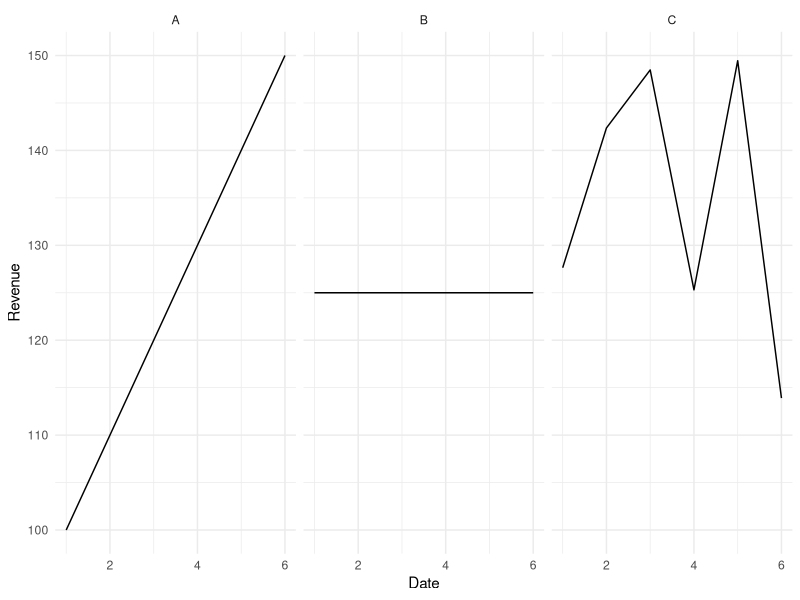
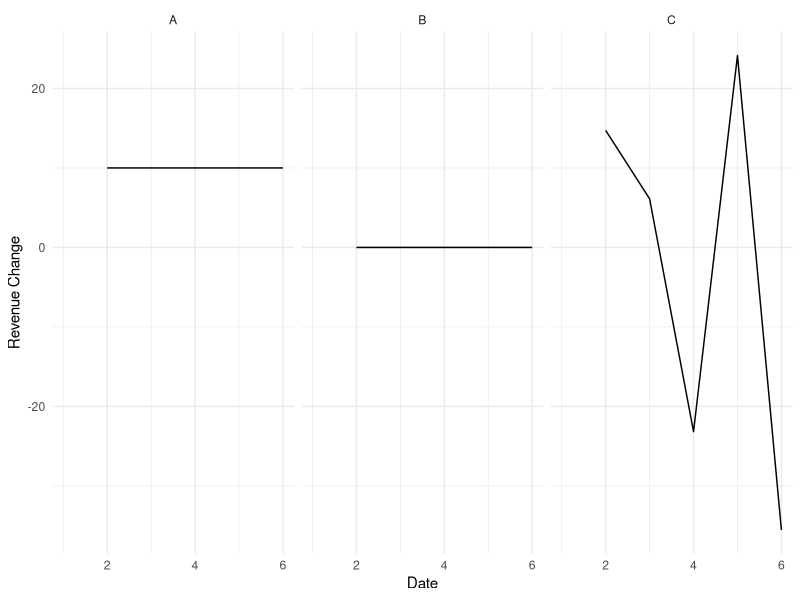

Here is the R script that generated these plots, in order:
## ---- chunk 1
library(ggplot2)
library(forecast)
library(magrittr)
set.seed = 1
## ---- chunk 2
A <- c(100,110,120,130,140,150) %>% data.frame(Date = zoo::index(.), 
                                               Revenue = ., 
                                               Company = "A")

B <- c(125,125,125,125,125,125) %>% data.frame(Date = zoo::index(.), 
                                               Revenue = ., 
                                               Company = "B")

C <- runif(6, min = 100, max = 150) %>% data.frame(Date = zoo::index(.), 
                                                  Revenue = ., 
                                                  Company = "C")

company <- rbind(A, B, C)
## ---- chunk 3
ggplot(company, aes(x = Date, y = Revenue)) +
        geom_line() +
        facet_grid(. ~ Company) +
        theme_minimal()
## ---- chunk 4
data.frame(A = round(sd(A$Revenue),0), 
           B = sd(B$Revenue), 
           C = round(sd(C$Revenue),0))
## ---- chunk 5
# Transform data
A$Rev.transform <- c(NA, diff(A$Revenue))
B$Rev.transform <- c(NA, diff(B$Revenue))
C$Rev.transform <- c(NA, diff(C$Revenue))

company.transform <- rbind(A, B, C)

# Plot data
ggplot(company.transform, aes(x = Date, y = Rev.transform)) +
        geom_line() +
        facet_grid(. ~ Company) +
        ylab("Revenue Change") +
        theme_minimal()
## ---- chunk 6
data.frame(A = round(sd(A$Rev.transform, na.rm = T),0), 
           B = sd(B$Rev.transform, na.rm = T), 
           C = round(sd(C$Rev.transform, na.rm = T),0))
